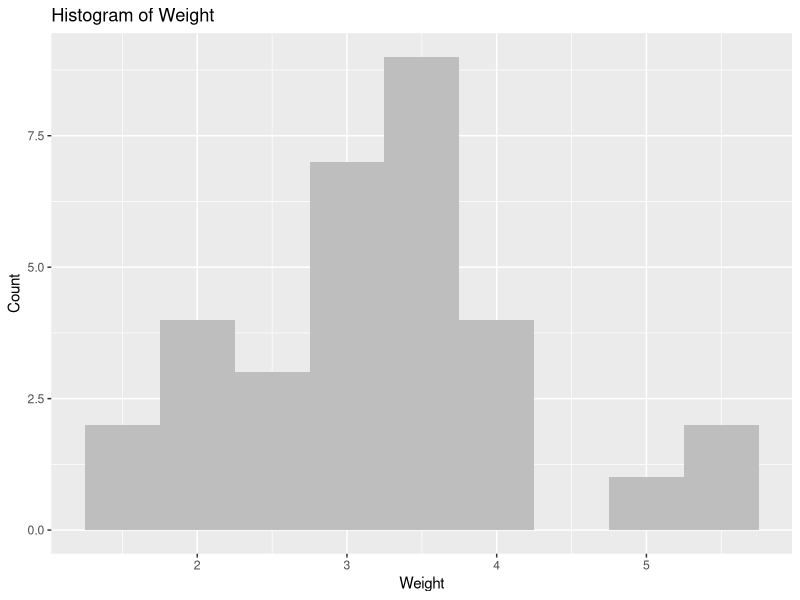
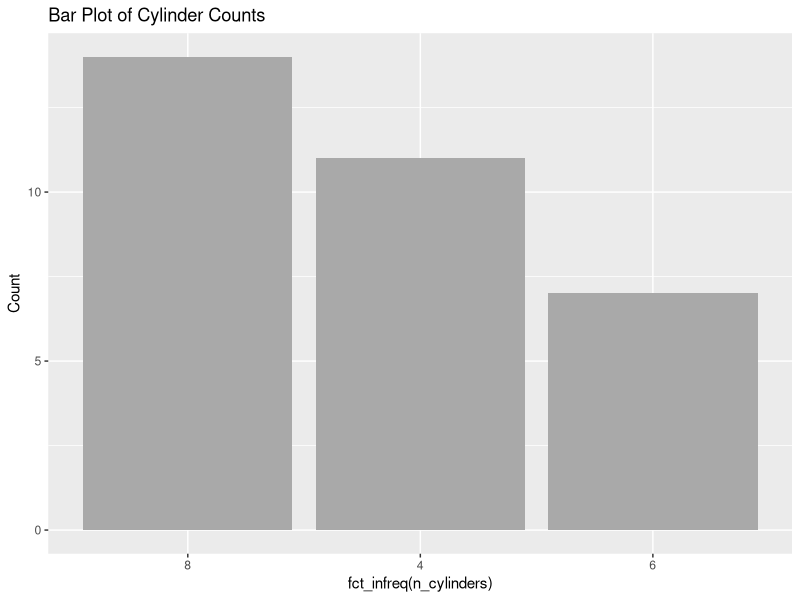
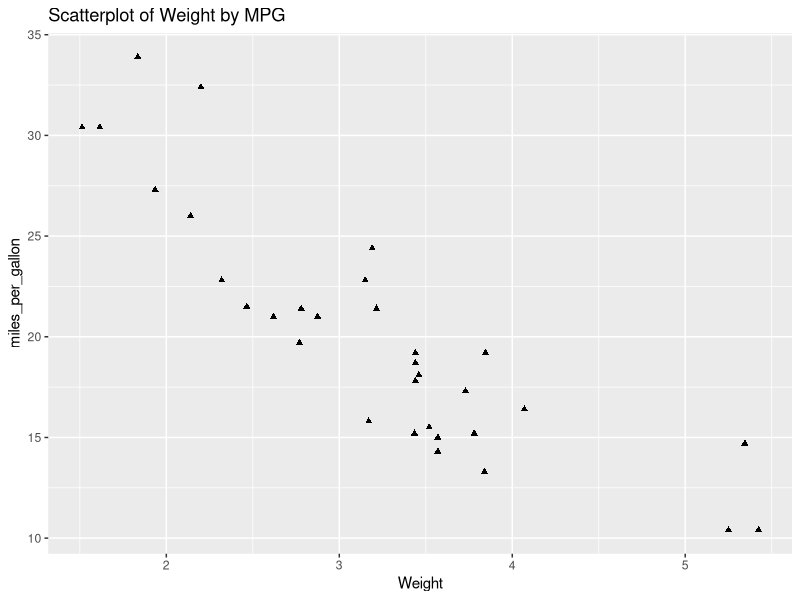
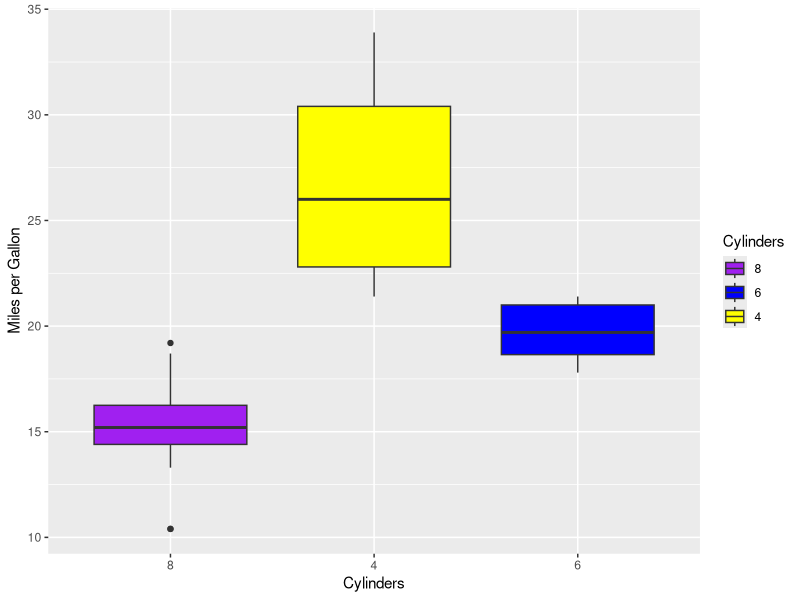
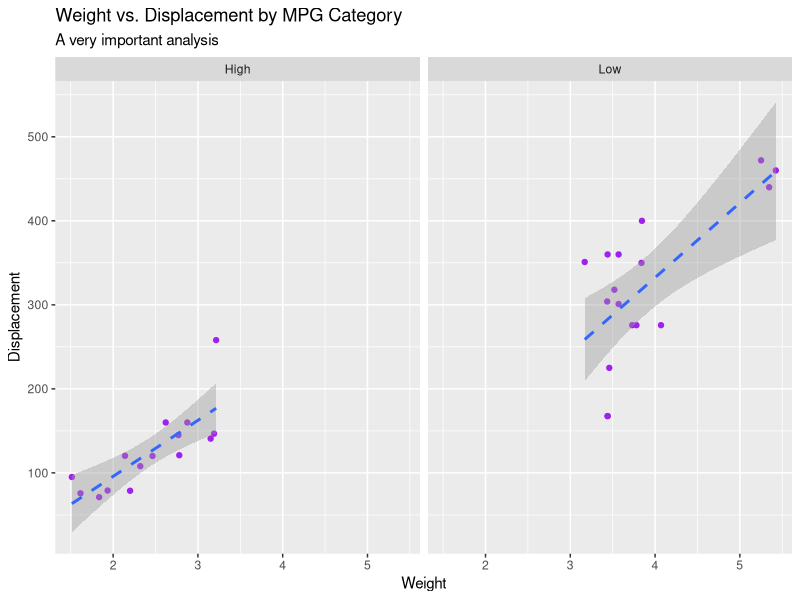
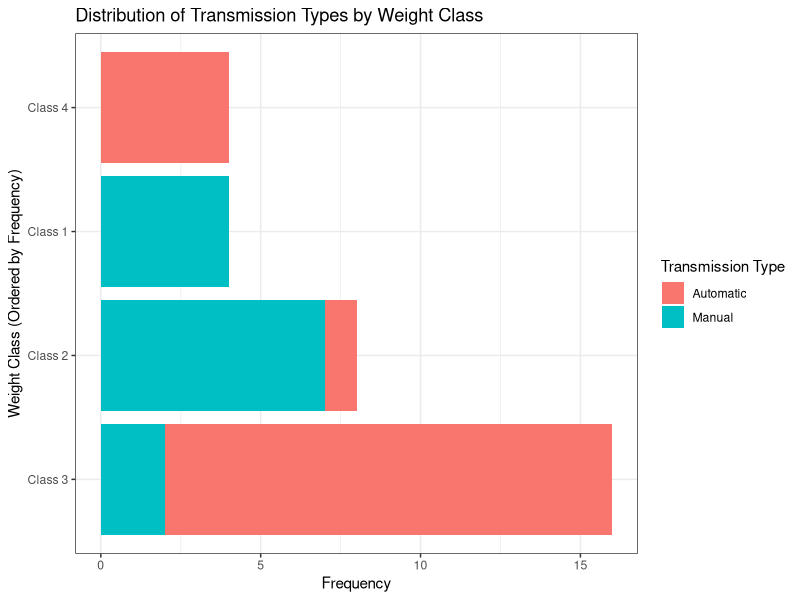

R code for these plots, in order:
## ---- chunk 1

#| label: libraries-seed

library(tidyverse)
set.seed(123)
## ---- chunk 2

#| label: inspect-mtcars

## Look at the structure and first few rows of the mtcars dataset
str(mtcars)
head(mtcars)


## ---- chunk 3

#| label: prepare-mtcars

## Prepare the mtcars dataset for visualization

## Assign your wrangled data to a new object `mtcars.viz` so you have access 
## to the original if needed


#mtcars.viz <- mtcars %>%
  # Optionally, rename variables for clarity

mtcars.viz <- mtcars

  # Change data types as needed
  # Optionally, rename factor levels for clarity as needed

mtcars.viz[, c(1, 2, 3, 4, 5, 6, 7, 10, 11)] <- lapply(mtcars.viz[, c(1, 2, 3, 4, 5, 6, 7, 10, 11)], as.numeric)

mtcars.viz <- mtcars.viz %>% rename("Engine" = vs, "Transmission" = am)

## ---- chunk 4

#| label: plot1-histogram

ggplot(mtcars.viz, aes(x = wt)) + 
  geom_histogram(binwidth = 0.5, fill = "gray") + 
  labs(title = "Histogram of Weight", x = "Weight", y = "Count")


## ---- chunk 5

#| label: plot2-barplot



ggplot(mtcars, aes(x = factor(cyl, levels = c(8, 6, 4)))) + 
  geom_bar(fill = "darkgray") +
  scale_x_discrete(limits = c("8", "4", "6")) +  
  labs(title = "Bar Plot of Cylinder Counts", x = "fct_infreq(n_cylinders)", y = "Count")
  


## ---- chunk 6

#| label: plot3-scatterplot

ggplot(mtcars.viz, aes(x = wt, y = mpg)) +
  geom_point(shape = 17) +
  labs(title = "Scatterplot of Weight by MPG ", x = "Weight", y = "miles_per_gallon")


## ---- chunk 7

#| label: plot4-boxplot


# Create a factor variable for cyl with the desired order (important for limits)
mtcars.viz$cyl_factor <- factor(mtcars.viz$cyl, levels = c(8, 6, 4))

# Create the boxplot
ggplot(mtcars.viz, aes(x = cyl_factor, y = mpg, fill = cyl_factor)) +
  geom_boxplot() +
  scale_x_discrete(limits = c("8", "4", "6")) +
  scale_fill_manual(values = c("purple", "blue", "yellow")) +  
  labs(x = "Cylinders", y = "Miles per Gallon", fill = "Cylinders")


## ---- chunk 8

#| label: plot5-faceted-scatterplot

data <- mtcars

data$mpg_category <- ifelse(data$mpg > median(data$mpg), "High", "Low")
data$mpg_category <- factor(data$mpg_category, levels = c("High", "Low"))

ggplot(data, aes(x = wt, y = disp)) +
  geom_point(color = "purple") + 
    geom_smooth(method = "lm", linetype = "dashed") +
  facet_wrap(~ mpg_category) +
  labs(title = "Weight vs. Displacement by MPG Category",
       subtitle = "A very important analysis",
       x = "Weight",
       y = "Displacement")


## ---- chunk 9

#| label: plot6-stacked-barplot

data <- mtcars

# Create weight classes
data$weight_class <- cut(data$wt, 
                        breaks = c(0, 2, 3, 4, Inf),  # Example: custom breaks
                        labels = c("Class 1", "Class 2", "Class 3", "Class 4"),
                        include.lowest = TRUE)

# Convert am to factor with labels
data$am <- factor(data$am, levels = c(0, 1), labels = c("Automatic", "Manual"))

# Order weight classes by frequency
class_order <- data %>%
  group_by(weight_class) %>%
  count() %>%
  arrange(desc(n)) %>%
  pull(weight_class)

data$weight_class <- factor(data$weight_class, levels = class_order)

# Create the stacked barplot
ggplot(data, aes(x = weight_class, fill = am)) +
  geom_bar(position = "stack") +
  labs(title = "Distribution of Transmission Types by Weight Class",
           x = "Weight Class (Ordered by Frequency)",
           y = "Frequency",
           fill = "Transmission Type") +
      theme_bw() +
      coord_flip()

## ---- chunk 10

#| label: optional-plot-1

## Your code here

